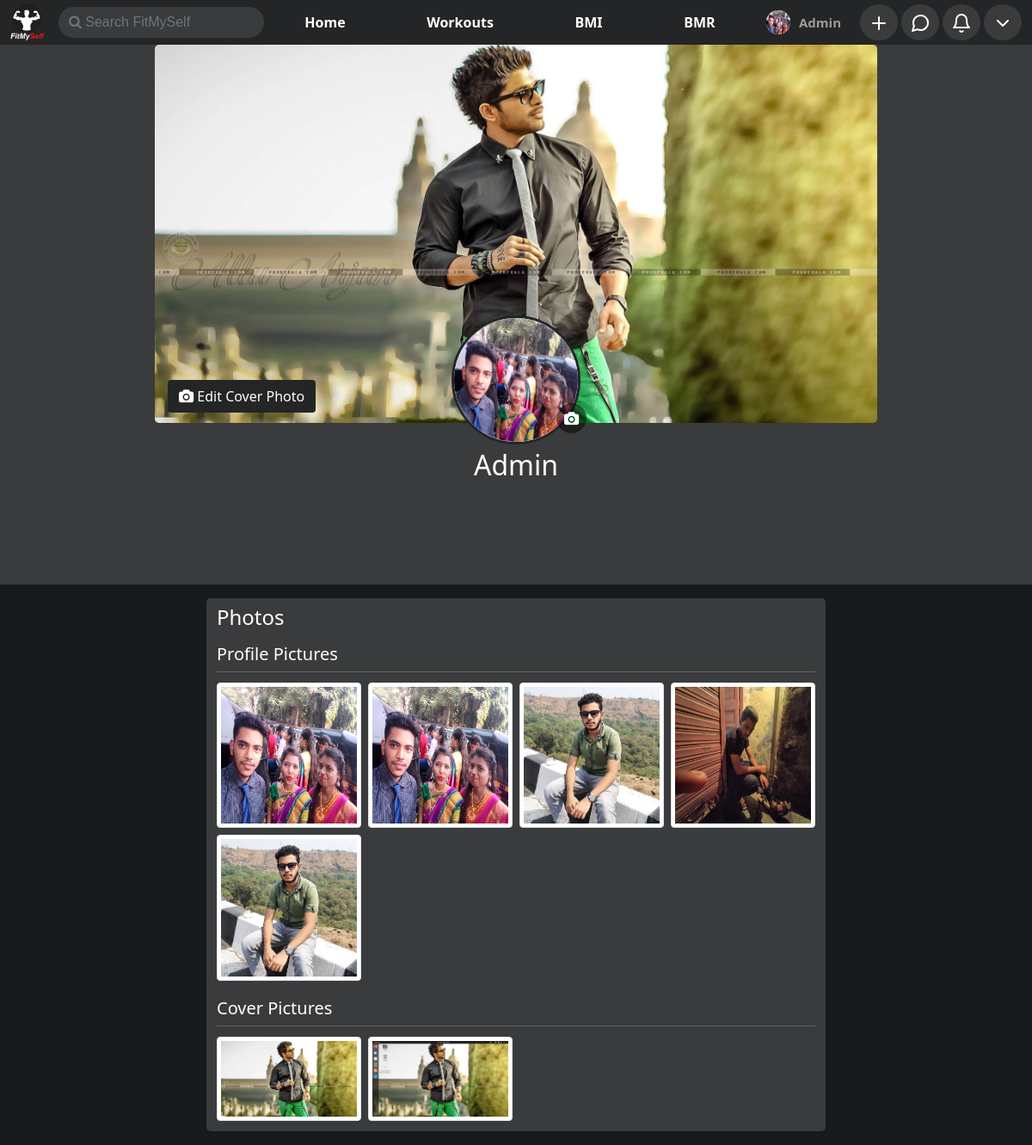
The app's page /user/Admin..1/photos (signed in) with its own data.
### home/models.py (models this page shows, shortened)
class ProfilePictures(models.Model):
    user = models.ForeignKey(User,on_delete=models.CASCADE,null=True)
    upload_on = models.DateTimeField(default = timezone.now,null=True)
    display_picture = models.ImageField(upload_to=dpPath,null=True,blank=True)

class CoverPicture(models.Model):
    user = models.ForeignKey(User,on_delete=models.CASCADE,null=True,blank=True)
    upload_on = models.DateTimeField(default = timezone.now,null = True,blank=True)
    cover_photo = models.ImageField(upload_to = coverPhotoPath,null=True,blank=True)

class UserExtended(models.Model):
    user = models.ForeignKey(User,on_delete=models.CASCADE,null=True)
    dob = models.DateField(null=True,blank=True)
    gender = models.CharField(max_length=50,null=True)
    slug = models.CharField(max_length=50,null=True,blank=True)

### home/views.py (the view)
# urls.py: path('user/<str:slug>/photos',views.userPhotos,name='photos'),
def userPhotos(request,slug):
    if not request.user.is_authenticated:
        return redirect('/')
    this_user = UserExtended.objects.get(slug=slug)
    cover_pics = CoverPicture.objects.filter(user=this_user.user).order_by("-upload_on")
    profile_pics = ProfilePictures.objects.filter(user = this_user.user).order_by("-upload_on")
    params = {
        'this_user' : this_user,
        'cover_pics' : cover_pics,
        'profile_pics' : profile_pics,
        'cover_pic' : cover_pics.first(),
        'profile_pic' : profile_pics.first(),
        'media' : settings.MEDIA_URL,
    }
    return render(request,'home/photos.html',params)

### calculator/context_processor.py (called while the page is built)
def userBmi(request):
    if request.user.is_authenticated:
        try:
            bmi = Bmi.objects.get(user = request.user)
            params = {
                "bmi" : bmi
            }
        except Bmi.DoesNotExist:
            params = {}
    else:
        params = {}
    return params

def userBmr(request):
    if request.user.is_authenticated:
        try:
            bmr = Bmr.objects.get(user = request.user)
            params = {
                "bmr" : bmr
            }
        except Bmr.DoesNotExist:
            params = {}
    else:
        params = {}
    return params

### home/context_processor.py (called while the page is built)
def user_profile(request):
    if request.user.is_authenticated:
        try:
            user = UserExtended.objects.get(user = request.user)
            user_profile = ProfilePictures.objects.filter(user=request.user).order_by("-upload_on").first()
            params = {
                "user" : user,
                "user_profile" : user_profile,
                "media" : settings.MEDIA_URL,
            }
        except ProfilePictures.DoesNotExist:
            params ={}
    else:
        params = {}
    return params

def search(request):
    if request.user.is_authenticated:
        if request.GET.get('search') is not None:
            result = {}
            profile_pics = []
            querry = request.GET.get('search')
            users = User.objects.filter(
                Q(first_name__icontains=querry) |
                Q(last_name__icontains=querry)
            )
            for user in users:
                result[UserExtended.objects.filter(user=user).first()] = ProfilePictures.objects.filter(user=user).order_by("-upload_on").first()
            print(result)
            params = {
                'result' : result,
            }
        else:
            params = {}
    else:
        params = {}
    return params

### home/templates/home/photos.html (shortened to what this page needs)
{% extends 'base.html' %}
{% load static %}
{% block body %}
    <div id="main-div">
        <div id="pic-container">
            <div id="cover-pic" class="rounded-bottom">
                <img src="{% if cover_pic %}{{media}}{{cover_pic.cover_photo}}{% else %}{% static 'images/cover.jpg' %}{% endif %}" alt="" class="rounded-3">
                {% if this_user.user == request.user %}
                <button class="btn text-white" id="upload-btn" onclick="document.getElementById('upload-cover-pic').click()"><i class="fa fa-camera"></i> Edit Cover Photo</button>
                {% endif %}
            </div>
            <div id="profile-pic" class="rounded-circle bg-white border border-3 border-dark">
                <img src="{% if profile_pic %}{{media}}{{profile_pic.display_picture}}{% else %}{% static 'images/user.svg' %}{% endif %}" alt="" class="w-100 h-100 rounded-circle">
                {% if this_user.user == request.user %}
                <button class="rounded-circle upload-btn text-white" onclick="document.getElementById('uploade-profile-pic').click()"><i class="fa fa-camera"></i></button>
                {% endif %}
            </div>
            <h2 class="text-center text-white" id="name">{{this_user.user.first_name}} {{this_user.user.last_name}}</h2>
        </div>
        <div class="container my-3">
            <div class="photos py-2 rounded-3 container-fluid">
                <h4 class="text-white">Photos</h4>
                <h5 class="text-white mt-3">Profile Pictures</h5>
                <hr class="dropdown-divider text-white">
                <div class="thumbnails px-2">
                    <div class="row">
                        {% for pic in profile_pics%}
                            <div class="col-3 gx-2 py-1">
                                <img src="{{media}}{{pic.display_picture}}" alt="" class="img-thumbnail" style="width: 100%; height: 100%;">
                            </div>
                        {% endfor %}
                    </div>
                </div>
                <h5 class="text-white mt-3">Cover Pictures</h5>
                <hr class="dropdown-divider text-white">
                <div class="thumbnails px-2">
                    <div class="row">
                        {% for pic in cover_pics%}
                            <div class="col-3 gx-2 py-1">
                                <img src="{{media}}{{pic.cover_photo}}" alt="" class="img-thumbnail" style="width: 100%; height: 100%;">
                            </div>
                        {% endfor %}
                    </div>
                </div>
            </div>
        </div>
    </div>
{% endblock body %}

### templates/base.html (shortened to what this page needs)
<!doctype html>
<html lang="en">
<head>
    <link href="https://cdn.jsdelivr.net/npm/bootstrap@5.0.0-beta1/dist/css/bootstrap.min.css" rel="stylesheet"
>
    <link rel="stylesheet" href="https://cdnjs.cloudflare.com/ajax/libs/font-awesome/4.7.0/css/font-awesome.min.css">
</head>
<body style="background-color: #18191a;">
    <nav class="navbar p-0 navbar-expand-lg fixed-top navbar-dark navbar-bg" id="navbar">
        <div class="container-fluid">
            {% load static %}
            <div class="logo">
                <a class="navbar-brand text-right" href="/"><img src="{% static 'images/logo.png' %}" width="40px"
                        alt="logo"></a>
                <form id="search-form" action="" method="get">
                    <input class="no-outline text-light outline-none form-control rounded-pill me-2" id="search" name="search" onchange="form.submit()" type="text" placeholder="&#xF002; Search FitMySelf" style="font-family:Arial, FontAwesome" aria-label="Search">
                </form>
            </div>
            <div class="collapse navbar-collapse" id="navbarSupportedContent">
                <ul class="navbar-nav mb-2 mb-lg-0" id="main-nav">
                    <li class="nav-item">
                        <a href="/" class="navbar-link rounded nav-link {% if request.get_full_path == '/' %} nav-active {% endif %}">Home</a>
                    </li>
                    <li class="nav-item">
                        <a href="/workout" class="navbar-link rounded nav-link {% if request.get_full_path == '/workout/' %} nav-active {% endif %}">Workouts</a>
                    </li>
                    <li class="nav-item">
                        <a href="/calculator/bmi_calculator" class="navbar-link rounded nav-link {% if request.get_full_path == '/calculator/bmi_calculator' %} nav-active {% endif %}">BMI</a>
                    </li>
                    <li class="nav-item">
                        <a href="/calculator/bmr_calculator" class="navbar-link rounded nav-link {% if request.get_full_path == '/calculator/bmr_calculator' %} nav-active {% endif %}">BMR</a>
                    </li>
                </ul>
                {% if request.user.is_authenticated %}
                <ul class="navbar-nav mb-2 mb-lg-0" id="secondary-nav" onresize="changeSize()">
                    {% load extras %}
                    <li class="nav-item rounded-pill px-2 profile-name {% if request.get_full_path == '/'|addstr:request.user.slug %}nav-active{% endif %}" style="width: max-content;">
                        <div class="d-flex my-auto h-100  justify-content-between align-items-center">
                            <span class="icon rounded-circle bg-light">
                                <img src="{% if user_profile %}{{media}}{{user_profile.display_picture}}{% else %}{% static 'images/user.svg' %}{% endif %}"
                                    class="rounded-circle" style="width: 100%; height: 100%;" alt="">
                            </span>
                            <a href="/user/{{user.slug}}" class="nav-link py-0" style="font-size: .9375rem; font-weight: 600;">
                                {{request.user.first_name}}
                            </a>
                        </div>
                    </li>
                    <li class="nav-item dropdown">
                        <span class="icon w-100 h-100 basic-nav rounded-circle">
                            <a href="#" class="nav-link" id="add" role="button" data-bs-toggle="dropdown" aria-expanded="false">
                                <img src="{% static 'images/plus.svg' %}" class="w-100 h-100" alt="">
                            </a>
                        </span>
                    </li>
                    <li class="nav-item">
                        <span class="icon w-100 h-100 basic-nav rounded-circle">
                            <a href="#" class="nav-link">
                                <img src="{% static 'images/mess.svg' %}" class="w-100 h-100" style="height: 100%; width: 100%;" alt="">
                            </a>
                        </span>
                    </li>
                    <li class="nav-item dropdown">
                        <span class="icon w-100 h-100 basic-nav rounded-circle">
                            <a class="nav-link" href="#" id="notificationDropdown" role="button" data-bs-toggle="dropdown" aria-expanded="false">
                                <img src="{% static 'images/bell.svg' %}" style="width: 100%; height: 100%;" alt="">
                            </a>
                        </span>
                    </li>
                    <li class="nav-item">
                        <span class="dropdown icon w-100 h-100 basic-nav rounded-circle">
                            <a class="nav-link" id="profileDropdown" href="#" role="button" id="profileDropdown"
                                data-bs-toggle="dropdown" aria-expanded="false">
                                <img src="{% static 'images/chevron-down.svg' %}" style="width: 100%; height: 100%;"
                                    alt="">
                            </a>
                                        {% load humanize %}
                        </span>
                    </li>
                </ul>
                {% endif %}
            </div>
        </div>
    </nav>
    {% block body %}
    {% endblock body %}
</body>
</html>

### templates/base.html (style rules this page uses)
.navbar-bg { background-color: #242526; }
.navbar-link { color: white !important; font-weight: bold !important; }
.logo { outline: none !important; display: flex; justify-content: space-between; align-items: center; width: max-content; }
.logo input { background-color: #3a3b3c; border: none; outline: none !important; }
#search-form { width: max-content; }
#main-nav { margin: 0 auto; display: flex; justify-content: space-around; }
#secondary-nav { width: max-content; }
#secondary-nav li { margin: 0 2px; }
.icon { margin: 0 2px; height: 28px; width: 28px; display: flex; align-items: center; justify-content: center; }
.basic-nav { color: white; background-color: #3a3b3c; }

### home/templates/home/photos.html (style rules this page uses)
#pic-container { background-color: #3a3b3c; }
#cover-pic { position: relative; width: 70vw; height: 55vh; margin: 0 auto; }
#profile-pic { position: relative; width: 150px; height: 150px; bottom: 125px; left: 50%; transform: translateX(-50%); }
#cover-pic img { height: 100%; width: 100%; }
.upload-btn { position: absolute; bottom: 10px; right: -10px; background-color: rgba(0, 0, 0, 0.5); border: none; outline: none; display: flex; justify-content: center; align-items: center; width: 35px; height: 35px; }
#upload-btn { background-color: #242526; position: relative; bottom: 50px; left: 15px; }
#name { position: relative; bottom: 120px; }
.photos { background-color: #3a3b3c; height: max-content; width: 60vw; }

### records on screen
ProfilePictures: display_picture (picture)
CoverPicture: cover_photo (picture)
UserExtended: user.first_name "Admin"
ProfilePictures: display_picture (picture)
ProfilePictures: display_picture (picture)
ProfilePictures: display_picture (picture)
ProfilePictures: display_picture (picture)
CoverPicture: cover_photo (picture)

### other values on screen
{{ request.user.first_name }} "Admin"
